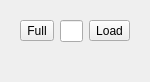
                                 <widget class="QWidget" name="TabOutputColorSpace">
                                  <property name="geometry">
                                   <rect>
                                    <x>0</x>
                                    <y>0</y>
                                    <width>150</width>
                                    <height>82</height>
                                   </rect>
                                  </property>
                                  <attribute name="label">
                                   <string>Output Colorspace</string>
                                  </attribute>
                                  <layout class="QVBoxLayout" name="verticalLayout_50">
                                   <item>
                                    <widget class="QWidget" name="PageOutputColorSpaceWidget" native="true">
                                     <property name="sizePolicy">
                                      <sizepolicy hsizetype="Preferred" vsizetype="Preferred">
                                       <horstretch>0</horstretch>
                                       <verstretch>0</verstretch>
                                      </sizepolicy>
                                     </property>
                                     <layout class="QVBoxLayout" name="verticalLayout_11">
                                      <item>
                                       <layout class="QHBoxLayout" name="horizontalLayout_93">
                                        <property name="sizeConstraint">
                                         <enum>QLayout::SetFixedSize</enum>
                                        </property>
                                        <item>
                                         <widget class="QToolButton" name="OutputColorProfileResetButton">
                                          <property name="toolTip">
                                           <string>Reset profile</string>
                                          </property>
                                          <property name="text">
                                           <string>Full</string>
                                          </property>
                                          <property name="icon">
                                           <iconset resource="../qrc/photivo.qrc">
                                            <normaloff>:/dark/icons/reset.png</normaloff>:/dark/icons/reset.png</iconset>
                                          </property>
                                          <property name="iconSize">
                                           <size>
                                            <width>14</width>
                                            <height>14</height>
                                           </size>
                                          </property>
                                         </widget>
                                        </item>
                                        <item>
                                         <widget class="QLineEdit" name="OutputColorProfileText">
                                          <property name="enabled">
                                           <bool>true</bool>
                                          </property>
                                          <property name="toolTip">
                                           <string>Embedded profile</string>
                                          </property>
                                          <property name="readOnly">
                                           <bool>true</bool>
                                          </property>
                                         </widget>
                                        </item>
                                        <item>
                                         <widget class="QToolButton" name="OutputColorProfileButton">
                                          <property name="toolTip">
                                           <string>Load icc profile</string>
                                          </property>
                                          <property name="text">
                                           <string>Load</string>
                                          </property>
                                          <property name="icon">
                                           <iconset resource="../qrc/photivo.qrc">
                                            <normaloff>:/dark/icons/document-open.png</normaloff>:/dark/icons/document-open.png</iconset>
                                          </property>
                                          <property name="iconSize">
                                           <size>
                                            <width>16</width>
                                            <height>16</height>
                                           </size>
                                          </property>
                                         </widget>
                                        </item>
                                        <item>
                                         <spacer>
                                          <property name="orientation">
                                           <enum>Qt::Horizontal</enum>
                                          </property>
                                          <property name="sizeHint" stdset="0">
                                           <size>
                                            <width>20</width>
                                            <height>20</height>
                                           </size>
                                          </property>
                                         </spacer>
                                        </item>
                                       </layout>
                                      </item>
                                      <item>
                                       <widget class="QWidget" name="OutputColorProfileIntentWidget" native="true"/>
                                      </item>
                                     </layout>
                                    </widget>
                                   </item>
                                   <item>
                                    <spacer name="verticalSpacer_32">
                                     <property name="orientation">
                                      <enum>Qt::Vertical</enum>
                                     </property>
                                     <property name="sizeHint" stdset="0">
                                      <size>
                                       <width>20</width>
                                       <height>410</height>
                                      </size>
                                     </property>
                                    </spacer>
                                   </item>
                                  </layout>
                                 </widget>
